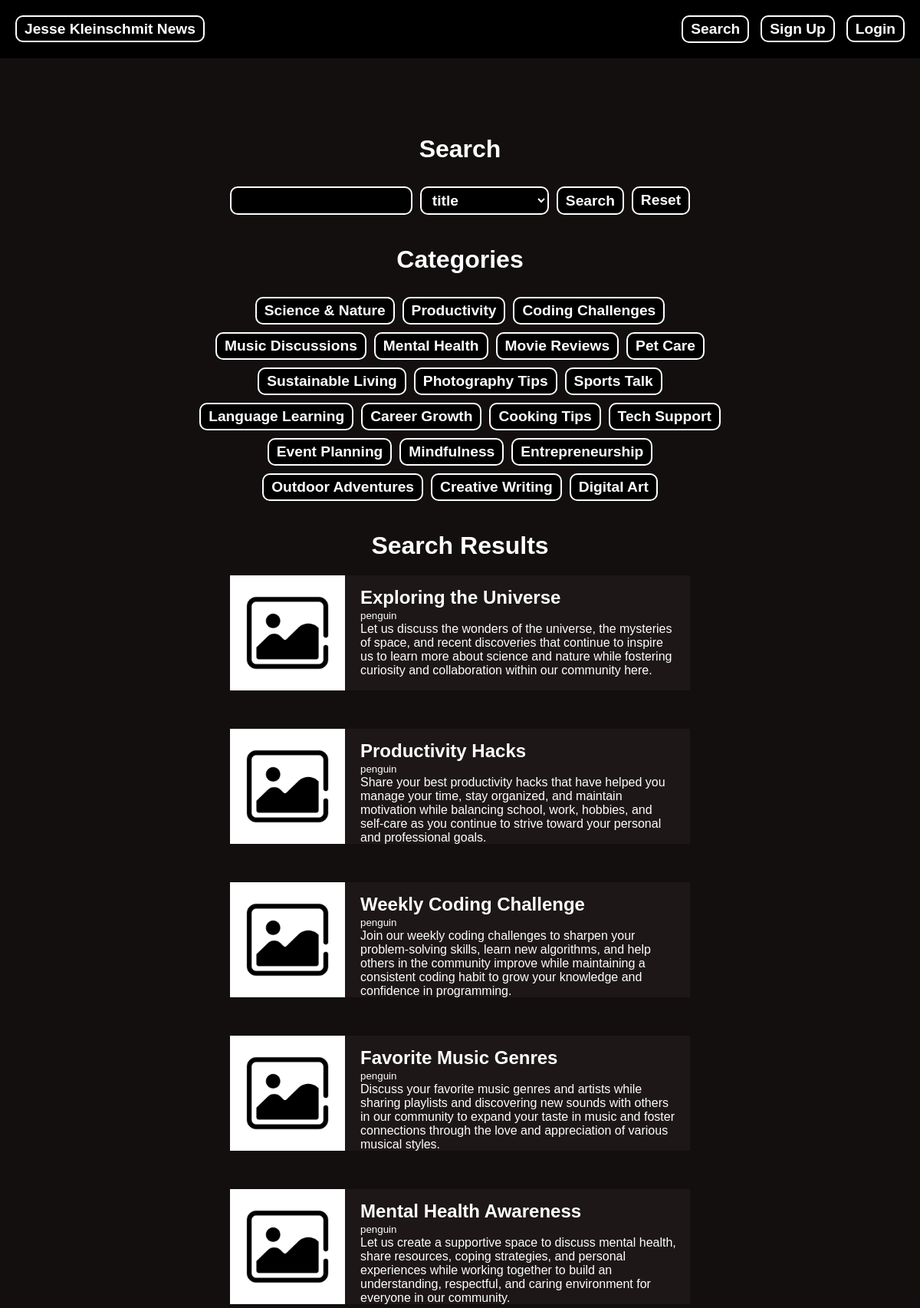
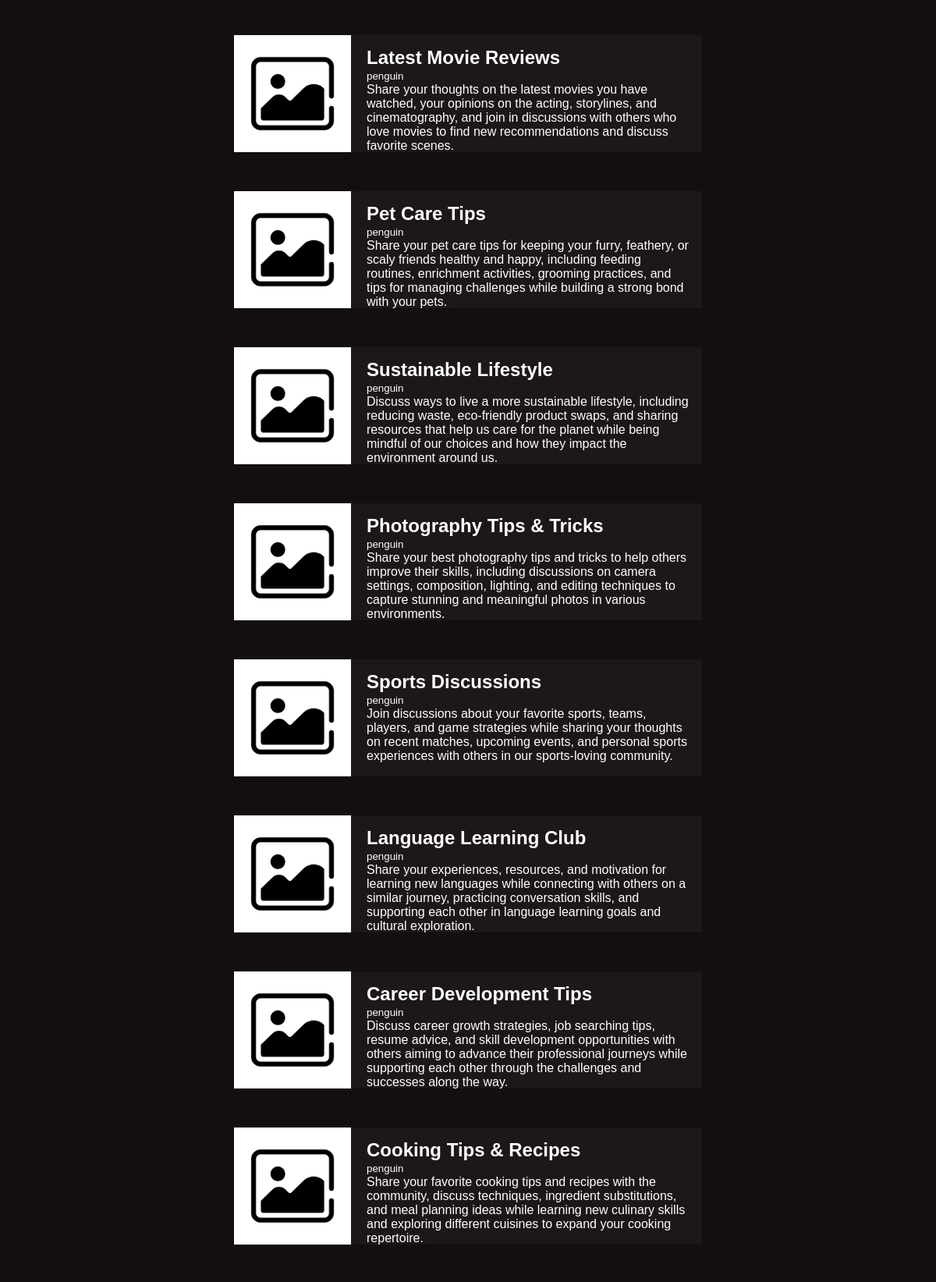
Screenshot of /search.php (upper part) with the database file from the repository (2 pictures, top to bottom).
### tables this page shows
CREATE TABLE `categories` (
  `categoryID` int(11) NOT NULL,
  `categoryName` varchar(100) NOT NULL
);

CREATE TABLE `posts` (
  `postID` int(11) NOT NULL,
  `postName` varchar(100) NOT NULL,
  `postMessage` text NOT NULL,
  `postImage` varchar(255) DEFAULT NULL,
  `userName` varchar(20) DEFAULT NULL,
  `categoryID` int(11) NOT NULL
);

### search.php (the view, shortened to what this page needs)
<!DOCTYPE html>
<html lang="en">
<head>
    <link rel="stylesheet" href="main.css">
</head>
<?php
require("header.php");
$query1 = "SELECT * FROM categories limit 100";
  $statement3 = $db->prepare($query1);
  $statement3->execute();
  $categories = $statement3->fetchAll();
$nosearch = false;
  if ( $_POST && $_GET && isset($_GET["categorie"])) {
    $allowed_columns = ['postName', 'userName', 'postMessage'];
    $search = "%" . $_POST["search"] . "%";
 $drop = $_POST["drop"];
    if (!in_array($drop, $allowed_columns)) {
    $drop = 'postName';
  }
  $query2 = "SELECT * FROM posts where categoryID = :categoryID and $drop like  :search limit 100";
  $statement2 = $db->prepare($query2);
  $statement2-> bindvalue(':categoryID', $_GET["categorie"]);
    $statement2-> bindvalue(':search', $search);
  $statement2->execute();
  $posts = $statement2->fetchAll();
  }
   else if($_POST && !isset($_GET["categorie"]) && empty($_POST["search"])){
$nosearch = true;
   }
  else if (!$_POST){
      $query2 = "SELECT * FROM posts limit 100";
  $statement2 = $db->prepare($query2);
  $statement2->execute();
  $posts = $statement2->fetchAll();
  }
?>
<body>
<h1 class="sh1">Search</h1>
 <form action="" method="post" class="search">
    <input type="text" name="search">
    <select name="drop" id="drop">
      <option value="postName">title</option>
    </select>
    <button type="submit">Search</button>
    <a class="d" href="?">Reset</a>
</form>
<h1 class="h2">Categories</h1>
<div id="categories">
  <form action="" method="get">
    <?php foreach ($categories as $row): ?>
    <button type="submit" name="categorie" class="<?php if($_GET && isset($_GET["categorie"]) && $_GET["categorie"] == $row["categoryID"]) {
     echo "categorieSelected";
    } ?>" value="<?=$row["categoryID"] ?>"><?=$row["categoryName"] ?></button>
    <?php endforeach?>
    </form>
</div>
<h1 class="h2">Search Results</h1>
<div class="searchRe">
  <?php if(!$nosearch): ?>
  <?php foreach ($posts as $row): ?>
    <a href="post.php?postID=<?= $row["postID"]?>" class="searchA" >
        <img src="Postimages/default.png" alt="Could Not find image">
        <div>
            <h2><?=$row["postName"] ?></h2>
            <small><?= $row["userName"]?></small>
            <p><?= $row["postMessage"]?></p>
        </div>
  </a>
    <?php endforeach ?>
    <?php endif ?>
</div>
</body>
</html>

### header.php (shortened to what this page needs)
<?php
if (isset($_SESSION["logged"]) && $_SESSION["logged"] == 1) {
    $login = true;
} else {
    $login = false;
}
?>
<header>
    <ul id="firstUl">
        <li><a href="index.php">Jesse Kleinschmit News </a></li>
        <li>
            <ul>
                <li>
                    <form action="search.php" method="post">
                        <button type="submit">Search</button>
                    </form>
                </li>
                <?php if (!$login): ?>
                    <li><a href="?command=signUp">Sign Up</a></li>
                    <li><a href="?command=signIn">Login</a></li>
                <?php endif ?>
            </ul>
        </li>
    </ul>
</header>

### main.css (style rules this page uses)
:root { --headBackgroundColor: black; --headlinkColor: white; --headBorderColor: white; --mainBackgroundColor: rgb(19, 15, 15); --SecBackgroundColor: rgb(29, 23, 23); }
* { margin: 0px; padding: 0px; font-family: "Gill Sans", "Gill Sans MT", Calibri, "Trebuchet MS", sans-serif; }

### rows the page displays
categories: $row["categoryID"] 21 (drawn), categoryName "Science & Nature"
categories: $row["categoryID"] 22 (drawn), categoryName "Productivity"
categories: $row["categoryID"] 23 (drawn), categoryName "Coding Challenges"
categories: $row["categoryID"] 24 (drawn), categoryName "Music Discussions"
categories: $row["categoryID"] 25 (drawn), categoryName "Mental Health"
categories: $row["categoryID"] 26 (drawn), categoryName "Movie Reviews"
categories: $row["categoryID"] 27 (drawn), categoryName "Pet Care"
categories: $row["categoryID"] 28 (drawn), categoryName "Sustainable Living"
categories: $row["categoryID"] 29 (drawn), categoryName "Photography Tips"
categories: $row["categoryID"] 30 (drawn), categoryName "Sports Talk"
categories: $row["categoryID"] 31 (drawn), categoryName "Language Learning"
categories: $row["categoryID"] 32 (drawn), categoryName "Career Growth"
categories: $row["categoryID"] 33 (drawn), categoryName "Cooking Tips"
categories: $row["categoryID"] 34 (drawn), categoryName "Tech Support"
categories: $row["categoryID"] 35 (drawn), categoryName "Event Planning"
categories: $row["categoryID"] 36 (drawn), categoryName "Mindfulness"
categories: $row["categoryID"] 37 (drawn), categoryName "Entrepreneurship"
categories: $row["categoryID"] 38 (drawn), categoryName "Outdoor Adventures"
categories: $row["categoryID"] 39 (drawn), categoryName "Creative Writing"
categories: $row["categoryID"] 40 (drawn), categoryName "Digital Art"
posts: postName "Exploring the Universe", userName "penguin", postMessage "Let us discuss the wonders of the universe, the mysteries of space, and recent discoveries that continue to inspire us to learn more about science and nature while fostering curiosity and collaboration within our community here."
posts: postName "Productivity Hacks", userName "penguin", postMessage "Share your best productivity hacks that have helped you manage your time, stay organized, and maintain motivation while balancing school, work, hobbies, and self-care as you continue to strive toward your personal and professional goals."
posts: postName "Weekly Coding Challenge", userName "penguin", postMessage "Join our weekly coding challenges to sharpen your problem-solving skills, learn new algorithms, and help others in the community improve while maintaining a consistent coding habit to grow your knowledge and confidence in programming."
posts: postName "Favorite Music Genres", userName "penguin", postMessage "Discuss your favorite music genres and artists while sharing playlists and discovering new sounds with others in our community to expand your taste in music and foster connections through the love and appreciation of various musical styles."
posts: postName "Mental Health Awareness", userName "penguin", postMessage "Let us create a supportive space to discuss mental health, share resources, coping strategies, and personal experiences while working together to build an understanding, respectful, and caring environment for everyone in our community."
posts: postName "Latest Movie Reviews", userName "penguin", postMessage "Share your thoughts on the latest movies you have watched, your opinions on the acting, storylines, and cinematography, and join in discussions with others who love movies to find new recommendations and discuss favorite scenes."
posts: postName "Pet Care Tips", userName "penguin", postMessage "Share your pet care tips for keeping your furry, feathery, or scaly friends healthy and happy, including feeding routines, enrichment activities, grooming practices, and tips for managing challenges while building a strong bond with your pets."
posts: postName "Sustainable Lifestyle", userName "penguin", postMessage "Discuss ways to live a more sustainable lifestyle, including reducing waste, eco-friendly product swaps, and sharing resources that help us care for the planet while being mindful of our choices and how they impact the environment around us."
posts: postName "Photography Tips & Tricks", userName "penguin", postMessage "Share your best photography tips and tricks to help others improve their skills, including discussions on camera settings, composition, lighting, and editing techniques to capture stunning and meaningful photos in various environments."
posts: postName "Sports Discussions", userName "penguin", postMessage "Join discussions about your favorite sports, teams, players, and game strategies while sharing your thoughts on recent matches, upcoming events, and personal sports experiences with others in our sports-loving community."
posts: postName "Language Learning Club", userName "penguin", postMessage "Share your experiences, resources, and motivation for learning new languages while connecting with others on a similar journey, practicing conversation skills, and supporting each other in language learning goals and cultural exploration."
posts: postName "Career Development Tips", userName "penguin", postMessage "Discuss career growth strategies, job searching tips, resume advice, and skill development opportunities with others aiming to advance their professional journeys while supporting each other through the challenges and successes along the way."
posts: postName "Cooking Tips & Recipes", userName "penguin", postMessage "Share your favorite cooking tips and recipes with the community, discuss techniques, ingredient substitutions, and meal planning ideas while learning new culinary skills and exploring different cuisines to expand your cooking repertoire."
